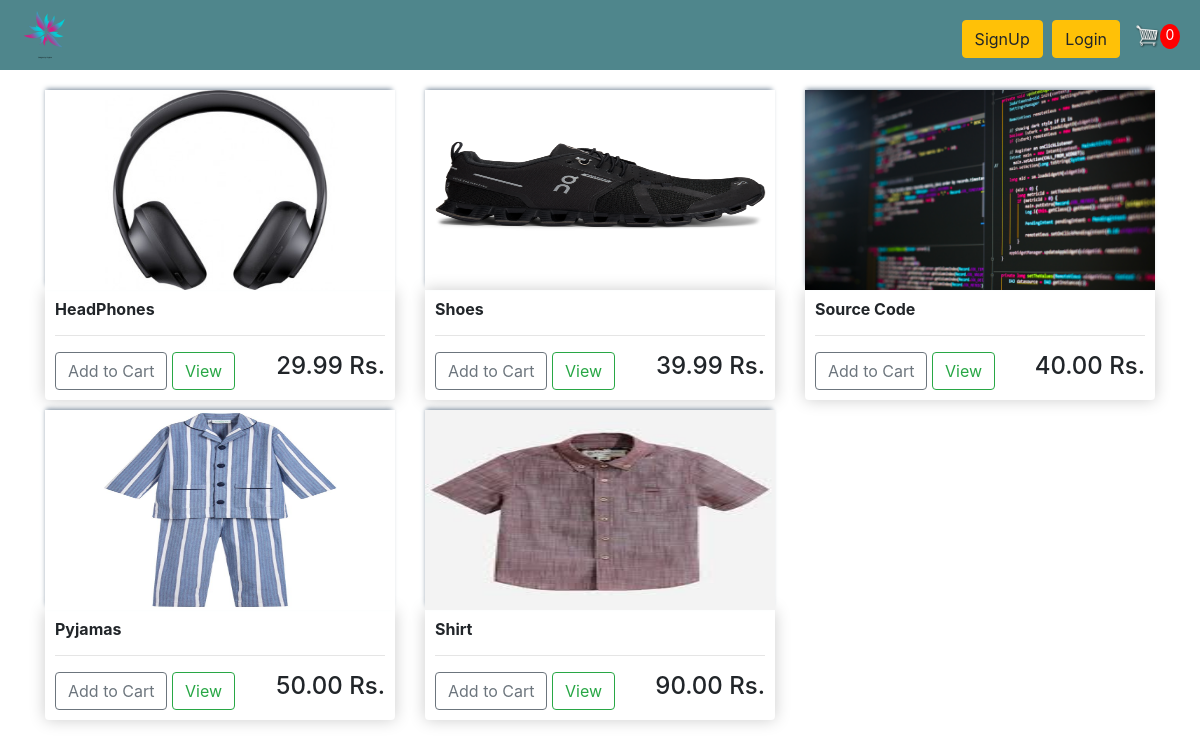
The page / on the database its author committed.
### store/models.py (models this page shows, shortened)
class Product(models.Model):
    name = models.CharField(max_length=200, null=True)
    price = models.DecimalField(max_digits=7, decimal_places=2)
    digital = models.BooleanField(default=False, blank=False, null=True)
    image = models.ImageField(blank=True, null=True)
    @property
    def imageURL(self):
        url = None
        try:
            url = self.image.url
        except:
            url = '/images/placeholder.jpg'
        return url

### store/views.py (the view)
# urls.py: path('', store_view, name="store"),
def store_view(request):
    context = {}
    data = cartData(request)
    cart_items = data['cart_items']
    products = Product.objects.all()
    context['products'] = products
    context['cart_items'] = cart_items
    return render(request, 'store/store.html', context)

### store/templatetags/custom_filters.py (called while the page is built)
@register.filter(name="add_currency_sign")
def add_currency_sign(value):
    return str(value)+' Rs.'

### store/utils.py (called while the page is built, shortened)
def cookieCart(request):
    try:
        cart = json.loads(request.COOKIES['cart'])
    except:
        cart = {}
    items = []
    order = {'get_cart_total': 0, 'get_cart_items': 0, 'shipping': False}
    cart_items = order['get_cart_items']
    return {'cart_items': cart_items, 'order': order, 'items': items}

def cartData(request):
    if request.user.is_authenticated:
        customer = request.user.customer
        order, created = Order.objects.get_or_create(
            customer=customer, complete=False)
        items = order.orderitem_set.all()
        cart_items = order.get_cart_items
    else:
        cookieData = cookieCart(request)
        cart_items = cookieData['cart_items']
        items = cookieData['items']
        order = cookieData['order']
    return {'cart_items': cart_items, 'order': order, 'items': items}

### store/templates/store/store.html
{% extends 'store/main.html' %}
{% load static %}
{% load custom_filters %}
{% block content %}
    <div class="row">
        {% for product in products %}
            <div class="col-lg-4" style="margin-top:10px;">
                <img class="thumbnail" src="{{product.imageURL}}" alt="Image">
                <div class="box-element product">
                    <h6><strong>{{product.name}}</strong></h6>
                    <hr>
                    <button class="btn btn-outline-secondary add-btn update-cart" data-action="add" data-product='{{product.id}}'>Add to Cart</button>
                    <a class="btn btn-outline-success" href="#">View</a>
                    <h4 style="display: inline-block; float:right;">{{product.price|floatformat:2|add_currency_sign}}</h4>
                </div>
            </div>
        {% endfor %}
    </div>
{% endblock content %}

### store/templates/store/main.html (shortened to what this page needs)
<!DOCTYPE html>
{% load static %}
<html lang="en">
<head>
    <link rel="stylesheet" href="https://stackpath.bootstrapcdn.com/bootstrap/4.4.1/css/bootstrap.min.css">
    <link rel="stylesheet" href="{% static 'css/main.css' %}">
</head>
<body>
    {% include 'store/snippets/navbar.html' %}
    <div class="container">
        {% block content %}
        {% endblock content %}
    </div>
</body>
</html>

### store/templates/store/snippets/navbar.html (shortened to what this page needs)
{% load static %}
<link rel="stylesheet" href="{% static 'css/navbar.css' %}">
<link
    rel="stylesheet"
    href="https://cdnjs.cloudflare.com/ajax/libs/animate.css/4.0.0/animate.min.css"/>
<div class="nav1">
  <div class="logo">
    <a href="{% url 'store' %}"><img src="{% static 'images/logo.png' %}" alt="" width='50px' height:'50px'></a>
  </div>
  <div class="navitems">
    <ul id="MenuItems" class="my-auto animated slideInDown">
      {% if request.user.is_authenticated %}
        <li><a href="{% url 'logout' %}" class="btn btn-warning">Logout</a></li>
      {% else %}
        <li><a href="{% url 'register' %}" class="btn btn-warning" style="margin-right: 5px;">SignUp</a></li>
        <li><a href="{% url 'login' %}" class="btn btn-warning">Login</a></li>
      {% endif %}
    </ul>
  </div>
  <div class="inline-dis">
    <a href="{% url 'cart' %}"><img id="cart-icon" src="{% static 'images/cart.png' %}" alt="cart"/><span id="cart-total" class="total_cart_items">{{cart_items}}</span></a>
  </div>
</div>

### static/css/main.css (style rules this page uses)
.container { margin-top: 10px; }
.box-element { box-shadow: hsl(0, 0%, 80%) 0 0 16px; background-color: #fff; border-radius: 4px; padding: 10px; }
.product { border-radius: 0 0 4px 4px; }
.thumbnail { width: 100%; height: 200px; box-shadow: -1px -3px 5px -2px lightslategray; }

### static/css/navbar.css (style rules this page uses)
.nav1 { display: flex; padding: 10px 20px; align-items: center; background: #4f868c; }
.navitems { flex: 1; text-align: right; }
#MenuItems { display: inline-block; list-style-type: none; }
#MenuItems li { display: inline-block; }
a { text-decoration: none; }
#cart-total { display: inline-block; text-align: center; background-color: red; color: #fff; border-radius: 50%; font-size: 14px; width: 20px; height: 25px; }
#cart-icon { width: 25px; display: inline-block; margin-left: 15px; }

### rows shown on the page
Product: imageURL (picture), name "HeadPhones", price|add_currency_sign "29.99 Rs."
Product: imageURL (picture), name "Shoes", price|add_currency_sign "39.99 Rs."
Product: imageURL (picture), name "Source Code", price|add_currency_sign "40.00 Rs."
Product: imageURL (picture), name "Pyjamas", price|add_currency_sign "50.00 Rs."
Product: imageURL (picture), name "Shirt", price|add_currency_sign "90.00 Rs."

### other values the page prints
{{ cart_items }} "0"
